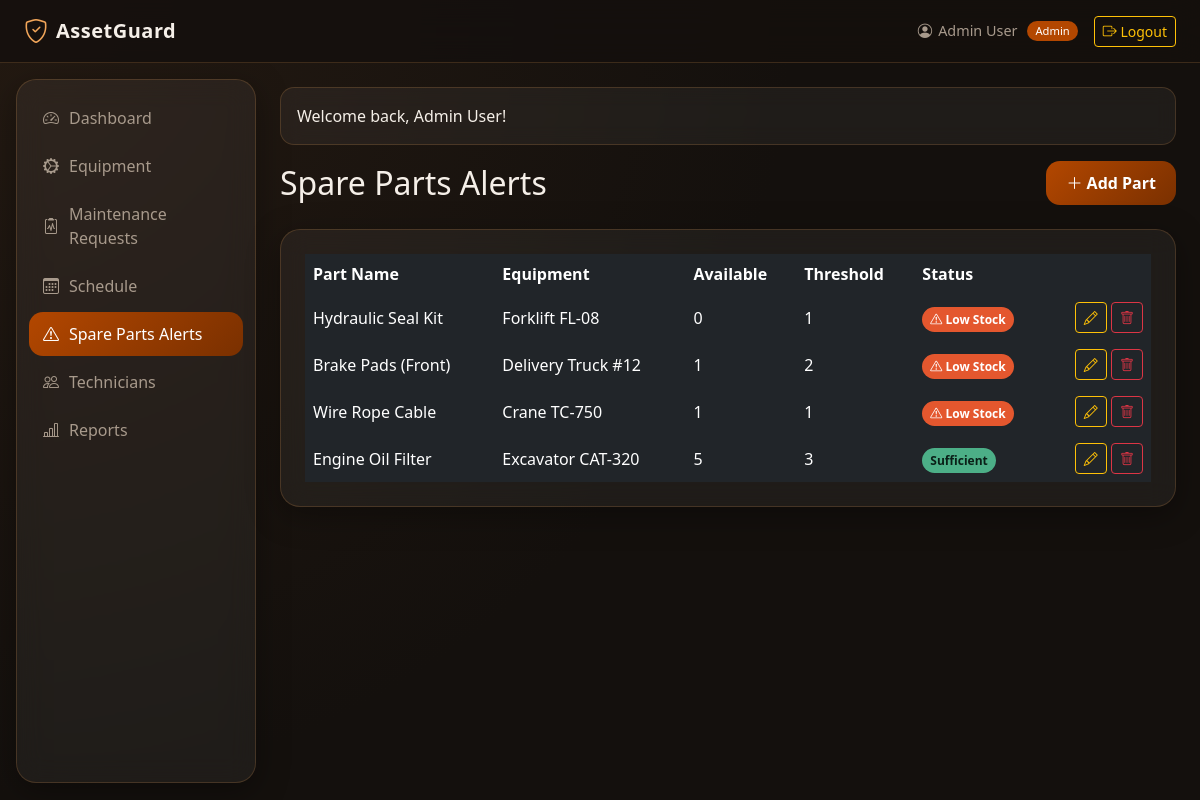
The page /admin/spare_parts_alerts.php (signed in) on the database its author committed.
### tables this page shows
CREATE TABLE IF NOT EXISTS spare_parts_alerts (
    id INT AUTO_INCREMENT PRIMARY KEY,
    equipment_id INT NOT NULL,
    part_name VARCHAR(150) NOT NULL,
    quantity_available INT DEFAULT 0,
    alert_threshold INT DEFAULT 1,
    created_at TIMESTAMP DEFAULT CURRENT_TIMESTAMP,
    FOREIGN KEY (equipment_id) REFERENCES equipment(id) ON DELETE CASCADE
);

CREATE TABLE IF NOT EXISTS equipment (
    id INT AUTO_INCREMENT PRIMARY KEY,
    name VARCHAR(200) NOT NULL,
    type VARCHAR(100),
    location VARCHAR(150),
    status ENUM('Operational', 'Under Maintenance', 'Broken', 'Retired') DEFAULT 'Operational',
    risk_level ENUM('Low', 'Medium', 'High') DEFAULT 'Low',
    responsible_id INT,
    purchase_date DATE,
    created_at TIMESTAMP DEFAULT CURRENT_TIMESTAMP,
    FOREIGN KEY (responsible_id) REFERENCES users(id) ON DELETE SET NULL
);

### admin/spare_parts_alerts.php (the view, shortened to what this page needs)
<?php
require_once __DIR__ . '/../config/database.php';
require_once __DIR__ . '/../includes/functions.php';
$parts = $pdo->query("
    SELECT sp.*, e.name AS equipment_name
    FROM spare_parts_alerts sp
    JOIN equipment e ON sp.equipment_id = e.id
    ORDER BY (sp.quantity_available <= sp.alert_threshold) DESC, sp.quantity_available ASC
")->fetchAll();
include __DIR__ . '/../includes/header.php';
?>
<div class="d-flex justify-content-between align-items-center mb-4">
    <h2 class="mb-0">Spare Parts Alerts</h2>
    <button class="btn btn-brand" data-bs-toggle="collapse" data-bs-target="#partForm">
        <i class="bi bi-plus-lg"></i> Add Part
    </button>
</div>
<div class="glass-panel p-4">
    <div class="table-responsive">
        <table class="table table-dark table-borderless align-middle mb-0">
            <thead>
                <tr>
                    <th>Part Name</th>
                    <th>Equipment</th>
                    <th>Available</th>
                    <th>Threshold</th>
                    <th>Status</th>
                    <th></th>
                </tr>
            </thead>
            <tbody>
                <?php foreach ($parts as $p):
                    $low = $p['quantity_available'] <= $p['alert_threshold'];
                ?>
                <tr>
                    <td><?= htmlspecialchars($p['part_name']) ?></td>
                    <td><?= htmlspecialchars($p['equipment_name']) ?></td>
                    <td><?= $p['quantity_available'] ?></td>
                    <td><?= $p['alert_threshold'] ?></td>
                    <td>
                        <?php if ($low): ?>
                            <span class="badge-status-danger px-2 py-1 rounded-pill"><i class="bi bi-exclamation-triangle"></i> Low Stock</span>
                        <?php else: ?>
                            <span class="badge-status-good px-2 py-1 rounded-pill">Sufficient</span>
                        <?php endif; ?>
                    </td>
                    <td class="text-end">
                        <a href="?edit=<?= $p['id'] ?>" class="btn btn-sm btn-outline-warning"><i class="bi bi-pencil"></i></a>
                        <a href="?delete=<?= $p['id'] ?>" class="btn btn-sm btn-outline-danger"
                           onclick="return confirm('Remove this part?');"><i class="bi bi-trash"></i></a>
                    </td>
                </tr>
                <?php endforeach; ?>
            </tbody>
        </table>
    </div>
</div>
<?php include __DIR__ . '/../includes/footer.php'; ?>

### assets/style.css (style rules this page uses)
:root { --color-primary: #B34700; --color-primary-dark: #7A3000; --color-accent: #F2A65A; --color-accent-light: #FFD9A8; --color-bg: #14100D; --color-bg-elevated: #1E1712; --color-glass: rgba(255, 255, 255, 0.05); --color-glass-border: rgba(242, 166, 90, 0.18); --color-text: #F5EFE8; --color-text-muted: #A89A8C; --status-good: #4CAF87; --status-warning: #F2A65A; --status-danger: #E4572E; --status-info: #5AA9E6; --status-muted: #6B7280; --radius-md: 14px; --radius-lg: 20px; --transition-fast: 180ms ease; --transition-smooth: 320ms cubic-bezier(0.4, 0, 0.2, 1); }
* { box-sizing: border-box; }
body { background: radial-gradient(circle at top left, #241A12 0%, var(--color-bg) 55%); color: var(--color-text); font-family: 'Segoe UI', system-ui, -apple-system, sans-serif; min-height: 100vh; }
.glass-panel { background: var(--color-glass); border: 1px solid var(--color-glass-border); border-radius: var(--radius-lg); backdrop-filter: blur(14px); -webkit-backdrop-filter: blur(14px); box-shadow: 0 8px 32px rgba(0, 0, 0, 0.35); transition: transform var(--transition-smooth), box-shadow var(--transition-smooth); }
.btn-brand { background: linear-gradient(135deg, var(--color-primary), var(--color-primary-dark)); color: #fff; border: none; border-radius: var(--radius-md); padding: 10px 20px; font-weight: 600; transition: transform var(--transition-fast), box-shadow var(--transition-fast); }
.badge-status-good { background: var(--status-good); color: #0A1F17; }
.badge-status-danger { background: var(--status-danger); color: #fff; }
[class^="badge-"] { padding: 4px 10px; border-radius: 999px; font-size: 0.75rem; font-weight: 600; }

### rows shown on the page
spare_parts_alerts: part_name "Hydraulic Seal Kit", equipment.name "Forklift FL-08", quantity_available "0", alert_threshold "1", shows "Low Stock"
spare_parts_alerts: part_name "Brake Pads (Front)", equipment.name "Delivery Truck #12", quantity_available "1", alert_threshold "2", shows "Low Stock"
spare_parts_alerts: part_name "Wire Rope Cable", equipment.name "Crane TC-750", quantity_available "1", alert_threshold "1", shows "Low Stock"
spare_parts_alerts: part_name "Engine Oil Filter", equipment.name "Excavator CAT-320", quantity_available "5", alert_threshold "3", shows "Sufficient"

### other values the page prints
APP_NAME "AssetGuard"
$currentUser['name'] "Admin User"
$currentUser['role'] "Admin"
$flash['message'] "Welcome back, Admin User!"
